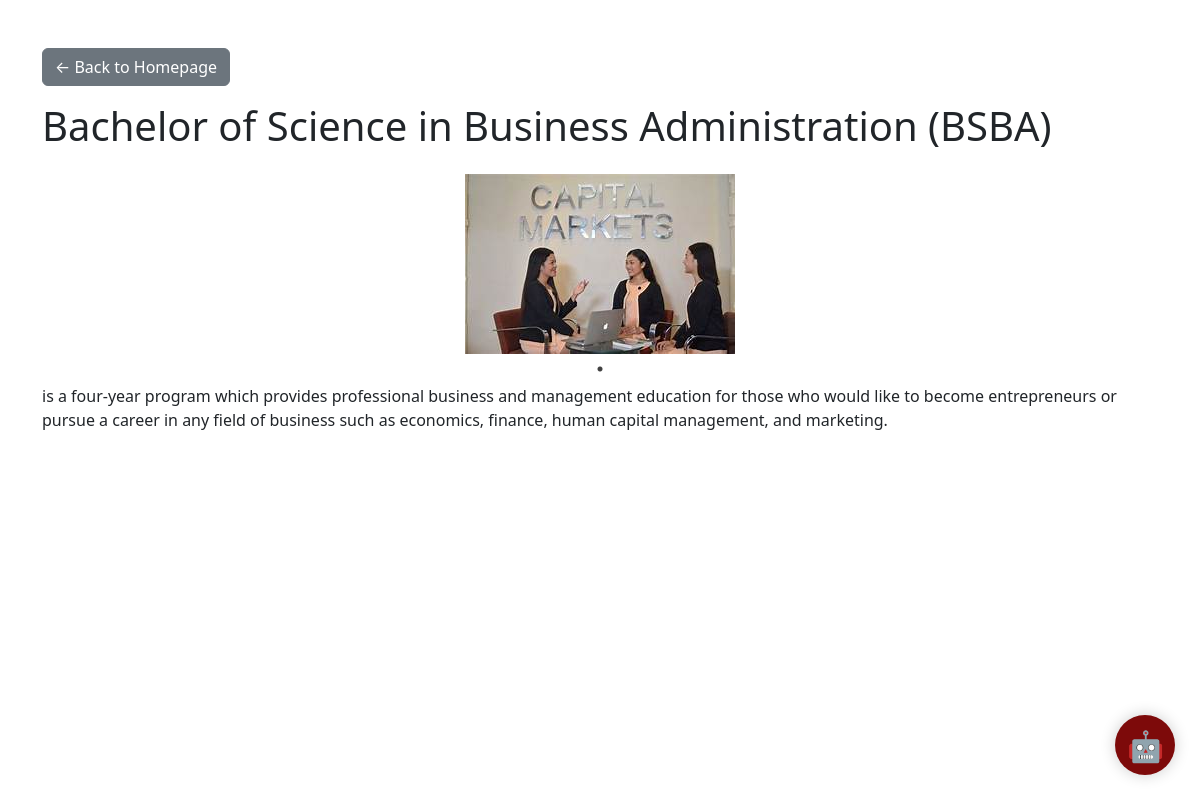
The app's page /view_course.php?id=14 with its own data.
### tables this page shows
CREATE TABLE `tbl_courses` (
  `id` int(11) NOT NULL,
  `course_name` varchar(255) NOT NULL,
  `course_description` text NOT NULL,
  `course_picture` longtext NOT NULL CHECK (json_valid(`course_picture`)),
  `school_year` varchar(255) DEFAULT NULL,
  `created_at` timestamp NOT NULL DEFAULT current_timestamp(),
  `updated_at` timestamp NOT NULL DEFAULT current_timestamp() ON UPDATE current_timestamp()
);

### view_course.php (the view, shortened to what this page needs)
<?php
include 'database/connection.php';
$course_id = isset($_GET['id']) ? intval($_GET['id']) : 0;
$stmt = $conn->prepare("SELECT * FROM tbl_courses WHERE id = :id");
$stmt->bindParam(':id', $course_id, PDO::PARAM_INT);
$stmt->execute();
$course = $stmt->fetch(PDO::FETCH_ASSOC);
$images = json_decode($course['course_picture'], true);
?>
<!DOCTYPE html>
<html lang="en">
<head>
    <link href="https://cdn.jsdelivr.net/npm/bootstrap@5.3.3/dist/css/bootstrap.min.css" rel="stylesheet">
    <link rel="stylesheet" type="text/css" href="https://cdn.jsdelivr.net/npm/slick-carousel/slick/slick.css" />
    <link rel="stylesheet" type="text/css" href="https://cdn.jsdelivr.net/npm/slick-carousel/slick/slick-theme.css" />
    <link href="assets/css/bot.css" rel="stylesheet" />
</head>
<body>
    <div class="container my-5">
        <a href="index.php" class="btn btn-secondary mb-3">← Back to Homepage</a>
        <h1 class="mb-4"><?= htmlspecialchars($course['course_name']) ?></h1>
        <div class="mb-4">
            <?php if (!empty($images) && is_array($images)): ?>
                <div class="slick-slider">
                    <?php foreach ($images as $img): ?>
                        <div>
                            <img src="public/courses/<?= htmlspecialchars($img) ?>" class="img-fluid" alt="Course Image">
                        </div>
                    <?php endforeach; ?>
                </div>
            <?php else: ?>
                <img src="assets/images/default-course.jpg" class="img-fluid" alt="Default Image">
            <?php endif; ?>
        </div>
        <p><?= nl2br(htmlspecialchars($course['course_description'] ?? 'No description available.')) ?></p>
    </div>
    <?php include 'chatbot.php' ?>
</body>
</html>

### view_course.php (style rules this page uses)
.slick-slide img { display: block; margin: auto; max-height: 400px; object-fit: cover; }

### records on screen
tbl_courses: course_name "Bachelor of Science in Business Administration (BSBA)", course_description "is a four-year program which provides professional business and management education for those who would like to become entrepreneurs or pursue a career in any field of business such as economics, finance, human capital management, and marketing."
